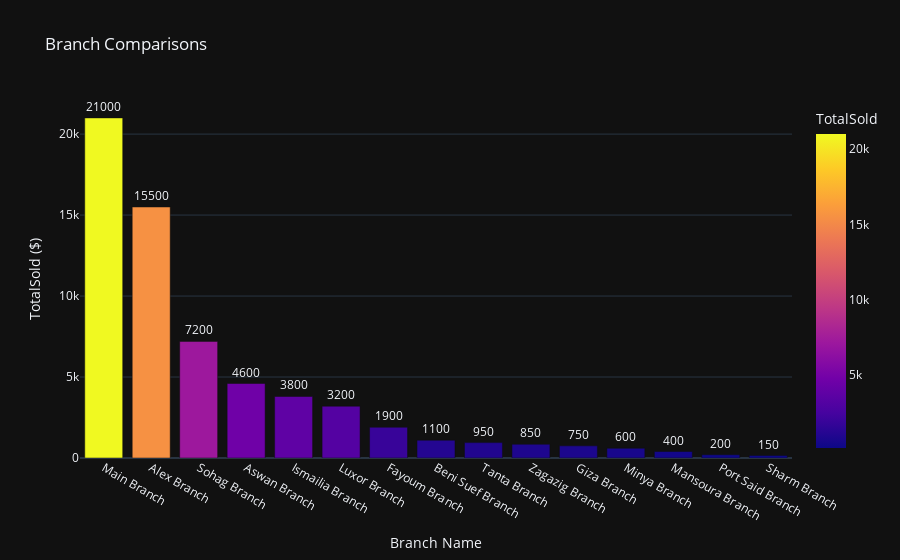

The notebook cell this image was saved under:
### Markdown cell above
#### Branch Comparisons (Revenue)  *`Bar Chart`*

### Code cell
conn = get_connection()
query = """
SELECT
    B.BranchName,
    SUM(S.TotalAmount) AS TotalSold
FROM Sales S
JOIN Branches B ON S.BranchID = B.BranchesID
GROUP BY B.BranchName
ORDER BY TotalSold DESC;
"""
df = pd.read_sql(query, conn)

fig = go.Figure()

fig = px.bar(
    df,
    x= df["BranchName"],
    y= df["TotalSold"],
    color= "TotalSold",
    text= "TotalSold",
    title= "Branch Comparisons",
    template="plotly_dark"
)

fig.update_traces(textposition= 'outside')
fig.update_layout(
    xaxis_title="Branch Name",
    yaxis_title="TotalSold ($)",
    showlegend=True
)

fig.show()

conn.close()

### Figure 1 — Plotly figure (JSON) as saved in the notebook; plotly's stock layout.template omitted (floating-point values rounded to 4 significant figures)
{"data": [{"hovertemplate": "BranchName=%{x}<br>TotalSold=%{marker.color}<extra></extra>", "legendgroup": "", "marker": {"color": [21000.0, 15500.0, 7200.0, 4600.0, 3800.0, 3200.0, 1900.0, 1100.0, 950.0, 850.0, 750.0, 600.0, 400.0, 200.0, 150.0], "coloraxis": "coloraxis", "pattern": {"shape": ""}}, "name": "", "orientation": "v", "showlegend": false, "text": [21000.0, 15500.0, 7200.0, 4600.0, 3800.0, 3200.0, 1900.0, 1100.0, 950.0, 850.0, 750.0, 600.0, 400.0, 200.0, 150.0], "textposition": "outside", "type": "bar", "x": ["Main Branch", "Alex Branch", "Sohag Branch", "Aswan Branch", "Ismailia Branch", "Luxor Branch", "Fayoum Branch", "Beni Suef Branch", "Tanta Branch", "Zagazig Branch", "Giza Branch", "Minya Branch", "Mansoura Branch", "Port Said Branch", "Sharm Branch"], "xaxis": "x", "y": [21000.0, 15500.0, 7200.0, 4600.0, 3800.0, 3200.0, 1900.0, 1100.0, 950.0, 850.0, 750.0, 600.0, 400.0, 200.0, 150.0], "yaxis": "y"}], "layout": {"barmode": "relative", "coloraxis": {"colorbar": {"title": {"text": "TotalSold"}}, "colorscale": [[0, "#0d0887"], [0.1111, "#46039f"], [0.2222, "#7201a8"], [0.3333, "#9c179e"], [0.4444, "#bd3786"], [0.5556, "#d8576b"], [0.6667, "#ed7953"], [0.7778, "#fb9f3a"], [0.8889, "#fdca26"], [1, "#f0f921"]]}, "legend": {"tracegroupgap": 0}, "showlegend": true, "title": {"text": "Branch Comparisons"}, "xaxis": {"anchor": "y", "domain": [0, 1], "title": {"text": "Branch Name"}}, "yaxis": {"anchor": "x", "domain": [0, 1], "title": {"text": "TotalSold ($)"}}}}
